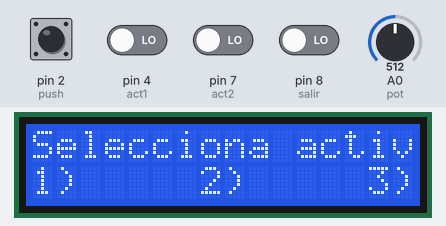
A sketch run on a simulated Arduino Uno, built with avr-gcc and run on an emulated ATmega328P. Shown: 16×2 character LCD. The inputs (shaded band) are chosen by the test bench; at power-on: pin 2 (push) HIGH, pin 4 (act1), pin 7 (act2), pin 8 (salir) LOW, A0 (pot) = 512.

Above: at 1.2 s.
1.3 s: pin 7 (act2) driven HIGH
At 2.2 s:
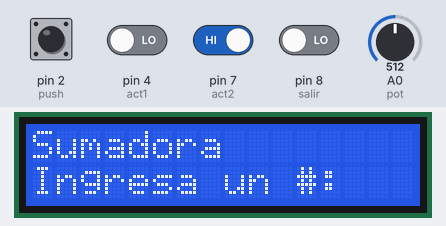
At 2.7 s:
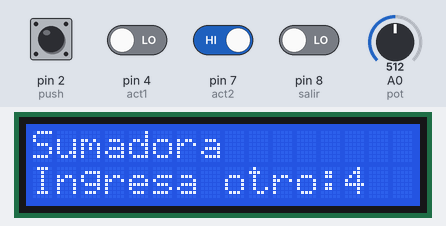
4.3 s: pin 4 (act1) driven HIGH
At 5.9 s:
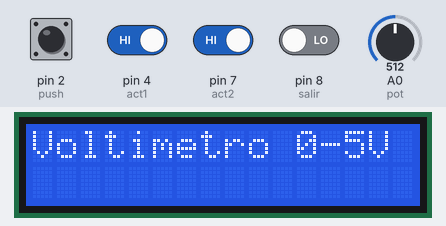
7.3 s: pin 8 (salir) driven HIGH
10.3 s: pin 7 (act2) driven LOW
13.3 s: pin 2 (push) pulled LOW for 0.15 s
At 13.52 s:
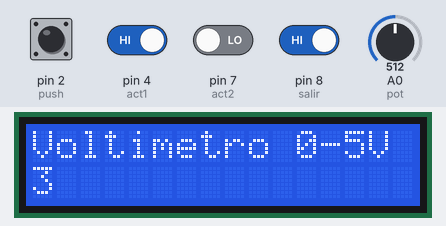
16.4 s: pin 2 (push) pulled LOW for 0.15 s
Timing chart, 0 to 19.4 s (numbered marks = the images above; inputs shaded):
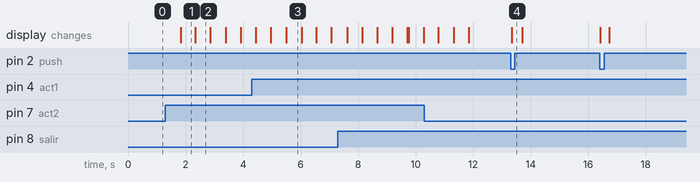

The sketch:

ProyPPE.ino
```cpp
#include <LCD.h>
#include <LiquidCrystal_I2C.h>
LiquidCrystal_I2C  lcd(0x27,2,1,0,4,5,6,7); // 0x27 es la dirección del bus del I2C

//variables
int pot = A0; //potenciometro
int push = 2; //pushbutton
int act1 = 4; //actividad 1
int act2 = 7; //actividad 2
int salir = 8; //despedida

//variables para los cálculos
int valor;
int voltaje;
int sum1;
int sum2;
int res;

//booleanas para las funciones
bool actividad1 = LOW;
bool actividad2 = LOW;
bool despedida = LOW;
bool continuar = LOW;

void setup()
{
  //Setup del LCD
  lcd.setBacklightPin(3,POSITIVE);
  lcd.setBacklight(HIGH); //Se puede apagar la luz de fondo si se pone LOW
  lcd.begin(16, 2);
  lcd.clear();

  //Setup de los pushbuttons
  pinMode(push, INPUT);
  pinMode(act1, INPUT);
  pinMode(act2, INPUT);
  pinMode(salir, INPUT);
}

void loop()
{
  //Ponemos pantalla
  lcd.setCursor(0,0);
  lcd.print("Selecciona activ");
  lcd.setCursor(0,1);
  lcd.print("1)     2)     3)");

  //Preparamos botones
  actividad1 = digitalRead(act1);
  actividad2 = digitalRead(act2);
  despedida = digitalRead(salir);
  continuar = digitalRead(push);

  //Voltimetro 0-5V
  if (actividad1 == HIGH)
  {
    lcd.clear();
    lcd.setCursor(0,0);
    lcd.print("Voltimetro 0-5V");
    while (continuar == LOW)
      {
        valor = analogRead(pot);
        voltaje = map(valor, 0, 1023, 0, 6);
        lcd.setCursor(0,1);
        lcd.print(voltaje);
        continuar = digitalRead(push);
      }
  }

  //Sumadora
  if (actividad2 == HIGH)
  {
    delay (500);
    lcd.clear();
    lcd.setCursor(0,0);
    lcd.print("Sumadora");
    lcd.setCursor(0,1);
    lcd.print("Ingresa un #:");
    continuar = LOW;
    delay(500);
    while (continuar == LOW)
    {
        valor = analogRead(pot);
        sum1 = map(valor, 0, 1023, 0, 9);
        lcd.setCursor(13,1);
        lcd.print(sum1);
        continuar = digitalRead(push);
    }
    lcd.setCursor(0,1);
    lcd.print("Ingresa otro:");
    continuar = LOW;
    delay(500);
    while (continuar == LOW)
    {
        valor = analogRead(pot);
        sum2 = map(valor, 0, 1023, 0, 9);
        lcd.setCursor(13,1);
        lcd.print(sum2);
        continuar = digitalRead(push);
    }
    res = sum1 + sum2;
    lcd.clear();
    lcd.setCursor(0,0);
    lcd.print("Sumadora");
    lcd.setCursor(0,1);
    lcd.print(sum1);
    lcd.print(" + ");
    lcd.print(sum2);
    lcd.print(" = ");
    lcd.print(res);
    continuar = LOW;
    delay(500);
    while (continuar == LOW)
    {
      continuar = digitalRead(push);
    }
  }

  //Despedida
  if (despedida == HIGH)
  {
    lcd.clear();
    lcd.setCursor(0,0);
    lcd.print("Despedida");
    lcd.setCursor(0,1);
    lcd.print("Hasta la Proxima");
    while (continuar == LOW)
    {
      continuar = digitalRead(push);
    }
  }
}
```

Measured:
- after the input at 1.3 s, the display: changes after 0.53 s (image 1)
- after the input at 4.3 s, the display: first differs from a run without the input after 1.2 s (image 3)
- after the input at 13.3 s, the display: changes after 0.05 s (image 4)
- what the display in image 1 shows lasts 0.5 s, from 1.8 s to 2.3 s
